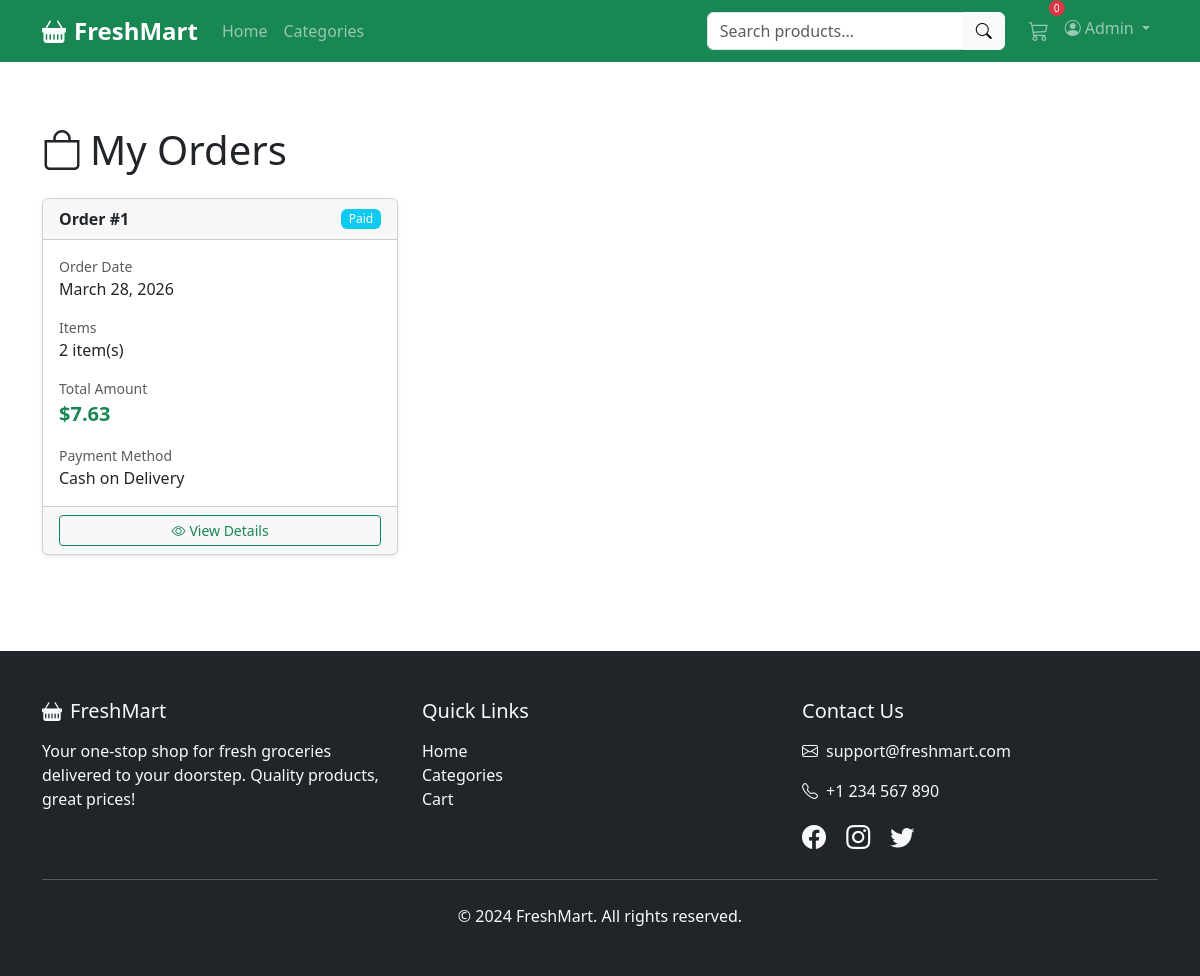
/orders (signed in), run on the app's committed database.
### models.py (models this page shows, shortened)
class User(UserMixin, db.Model):
    __tablename__ = 'users'
    id = db.Column(db.Integer, primary_key=True)
    username = db.Column(db.String(80), unique=True, nullable=False)
    email = db.Column(db.String(120), unique=True, nullable=False)
    password_hash = db.Column(db.String(256), nullable=False)
    phone = db.Column(db.String(20))
    address = db.Column(db.Text)
    is_admin = db.Column(db.Boolean, default=False)
    created_at = db.Column(db.DateTime, default=datetime.utcnow)
    cart_items = db.relationship('Cart', backref='user', lazy=True, cascade='all, delete-orphan')
    orders = db.relationship('Order', backref='user', lazy=True)

class Order(db.Model):
    __tablename__ = 'orders'
    STATUS_PENDING = 'pending'
    STATUS_PAID = 'paid'
    STATUS_PROCESSING = 'processing'
    STATUS_SHIPPED = 'shipped'
    STATUS_DELIVERED = 'delivered'
    STATUS_CANCELLED = 'cancelled'
    id = db.Column(db.Integer, primary_key=True)
    user_id = db.Column(db.Integer, db.ForeignKey('users.id'), nullable=False)
    total_amount = db.Column(db.Float, nullable=False)
    status = db.Column(db.String(20), default=STATUS_PENDING)
    payment_id = db.Column(db.String(100))
    payment_method = db.Column(db.String(50))
    delivery_address = db.Column(db.Text)
    delivery_phone = db.Column(db.String(20))
    created_at = db.Column(db.DateTime, default=datetime.utcnow)
    items = db.relationship('OrderItem', backref='order', lazy=True, cascade='all, delete-orphan')
    def get_status_color(self):
        colors = {
            self.STATUS_PENDING: 'warning',
            self.STATUS_PAID: 'info',
            self.STATUS_PROCESSING: 'primary',
            self.STATUS_SHIPPED: 'secondary',
            self.STATUS_DELIVERED: 'success',
            self.STATUS_CANCELLED: 'danger'
        }
        return colors.get(self.status, 'secondary')

### routes/orders.py (the view)
@orders_bp.route('/orders')
@login_required
def order_history():
    orders = Order.query.filter_by(user_id=current_user.id).order_by(Order.created_at.desc()).all()
    return render_template('orders.html', orders=orders)

### templates/orders.html (shortened to what this page needs)
{% extends "base.html" %}
{% block content %}
<div class="container py-5">
    <h1 class="mb-4"><i class="bi bi-bag me-2"></i>My Orders</h1>
    {% if orders %}
    <div class="row g-4">
        {% for order in orders %}
        <div class="col-md-6 col-lg-4">
            <div class="card shadow-sm h-100">
                <div class="card-header d-flex justify-content-between align-items-center">
                    <span class="fw-bold">Order #{{ order.id }}</span>
                    <span class="badge bg-{{ order.get_status_color() }}">{{ order.status.title() }}</span>
                </div>
                <div class="card-body">
                    <div class="mb-3">
                        <small class="text-muted d-block">Order Date</small>
                        <span>{{ order.created_at.strftime('%B %d, %Y') }}</span>
                    </div>
                    <div class="mb-3">
                        <small class="text-muted d-block">Items</small>
                        <span>{{ order.items|length }} item(s)</span>
                    </div>
                    <div class="mb-3">
                        <small class="text-muted d-block">Total Amount</small>
                        <span class="fw-bold text-success fs-5">${{ "%.2f"|format(order.total_amount) }}</span>
                    </div>
                    <div>
                        <small class="text-muted d-block">Payment Method</small>
                        <span>{{ order.payment_method or 'Pending' }}</span>
                    </div>
                </div>
                <div class="card-footer">
                    <a href="{{ url_for('orders.order_detail', order_id=order.id) }}" class="btn btn-outline-success btn-sm w-100">
                        <i class="bi bi-eye me-1"></i>View Details
                    </a>
                </div>
            </div>
        </div>
        {% endfor %}
    </div>
    {% endif %}
</div>
{% endblock %}

### templates/base.html (shortened to what this page needs)
<!DOCTYPE html>
<html lang="en">
<head>
    <link href="https://cdn.jsdelivr.net/npm/bootstrap@5.3.2/dist/css/bootstrap.min.css" rel="stylesheet">
    <link rel="stylesheet" href="https://cdn.jsdelivr.net/npm/bootstrap-icons@1.11.1/font/bootstrap-icons.css">
    <link rel="stylesheet" href="{{ url_for('static', filename='css/style.css') }}">
</head>
<body>
    <nav class="navbar navbar-expand-lg navbar-dark bg-success sticky-top">
        <div class="container">
            <a class="navbar-brand fw-bold" href="{{ url_for('main.index') }}">
                <i class="bi bi-basket-fill me-2"></i>FreshMart
            </a>
            <div class="collapse navbar-collapse" id="navbarNav">
                <ul class="navbar-nav me-auto">
                    <li class="nav-item">
                        <a class="nav-link" href="{{ url_for('main.index') }}">Home</a>
                    </li>
                    <li class="nav-item">
                        <a class="nav-link" href="{{ url_for('main.categories') }}">Categories</a>
                    </li>
                </ul>
                <form class="d-flex me-3" action="{{ url_for('main.index') }}" method="GET">
                    <div class="input-group">
                        <input type="search" name="search" class="form-control" placeholder="Search products..."
                               value="{{ search_query if search_query else '' }}">
                        <button class="btn btn-light" type="submit"><i class="bi bi-search"></i></button>
                    </div>
                </form>
                <ul class="navbar-nav">
                    {% if current_user.is_authenticated %}
                        <li class="nav-item">
                            <a class="nav-link position-relative" href="{{ url_for('cart.view_cart') }}">
                                <i class="bi bi-cart3 fs-5"></i>
                                <span class="position-absolute top-0 start-100 translate-middle badge rounded-pill bg-danger cart-badge">
                                    {{ cart_count }}
                                </span>
                            </a>
                        </li>
                        <li class="nav-item dropdown">
                            <a class="nav-link dropdown-toggle" href="#" data-bs-toggle="dropdown">
                                <i class="bi bi-person-circle me-1"></i>{{ current_user.username }}
                            </a>
                        </li>
                    {% endif %}
                </ul>
            </div>
        </div>
    </nav>
    <main>
        {% block content %}{% endblock %}
    </main>
    <footer class="bg-dark text-light py-5 mt-5">
        <div class="container">
            <div class="row">
                <div class="col-md-4">
                    <h5 class="mb-3"><i class="bi bi-basket-fill me-2"></i>FreshMart</h5>
                    <p>Your one-stop shop for fresh groceries delivered to your doorstep. Quality products, great prices!</p>
                </div>
                <div class="col-md-4">
                    <h5 class="mb-3">Quick Links</h5>
                    <ul class="list-unstyled">
                        <li><a href="{{ url_for('main.index') }}" class="text-light text-decoration-none">Home</a></li>
                        <li><a href="{{ url_for('main.categories') }}" class="text-light text-decoration-none">Categories</a></li>
                        <li><a href="{{ url_for('cart.view_cart') }}" class="text-light text-decoration-none">Cart</a></li>
                    </ul>
                </div>
                <div class="col-md-4">
                    <h5 class="mb-3">Contact Us</h5>
                    <p><i class="bi bi-envelope me-2"></i>support@freshmart.com</p>
                    <p><i class="bi bi-telephone me-2"></i>+1 234 567 890</p>
                    <div class="mt-3">
                        <a href="#" class="text-light me-3"><i class="bi bi-facebook fs-4"></i></a>
                        <a href="#" class="text-light me-3"><i class="bi bi-instagram fs-4"></i></a>
                        <a href="#" class="text-light"><i class="bi bi-twitter fs-4"></i></a>
                    </div>
                </div>
            </div>
            <hr class="my-4">
            <div class="text-center">
                <p class="mb-0">&copy; 2024 FreshMart. All rights reserved.</p>
            </div>
        </div>
    </footer>
</body>
</html>

### static/css/style.css (style rules this page uses)
body { min-height: 100vh; display: flex; flex-direction: column; }
main { flex: 1; }
.cart-badge { font-size: 0.65rem; padding: 0.25em 0.5em; }
.navbar-brand { font-size: 1.5rem; }
.card { transition: box-shadow 0.2s ease; }
footer { margin-top: auto; }
.badge { font-weight: 500; }
.sticky-top { z-index: 100; }

### data on the page
User: username "Admin"
Order: id "1", status "Paid", created_at "March 28, 2026", items|length "2", total_amount "7.63", payment_method "Cash on Delivery"

### other printed values
{{ cart_count }} "0"
